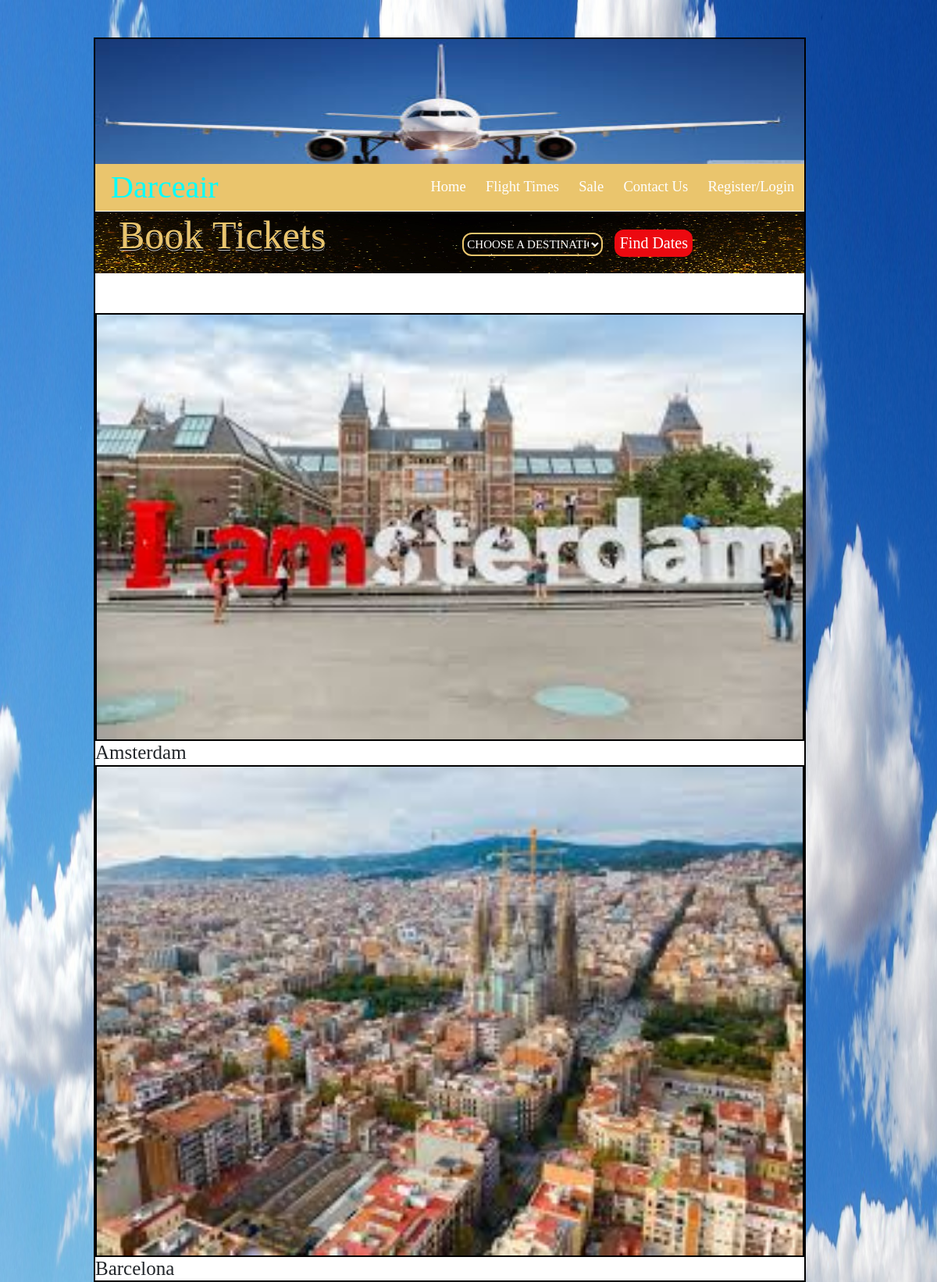
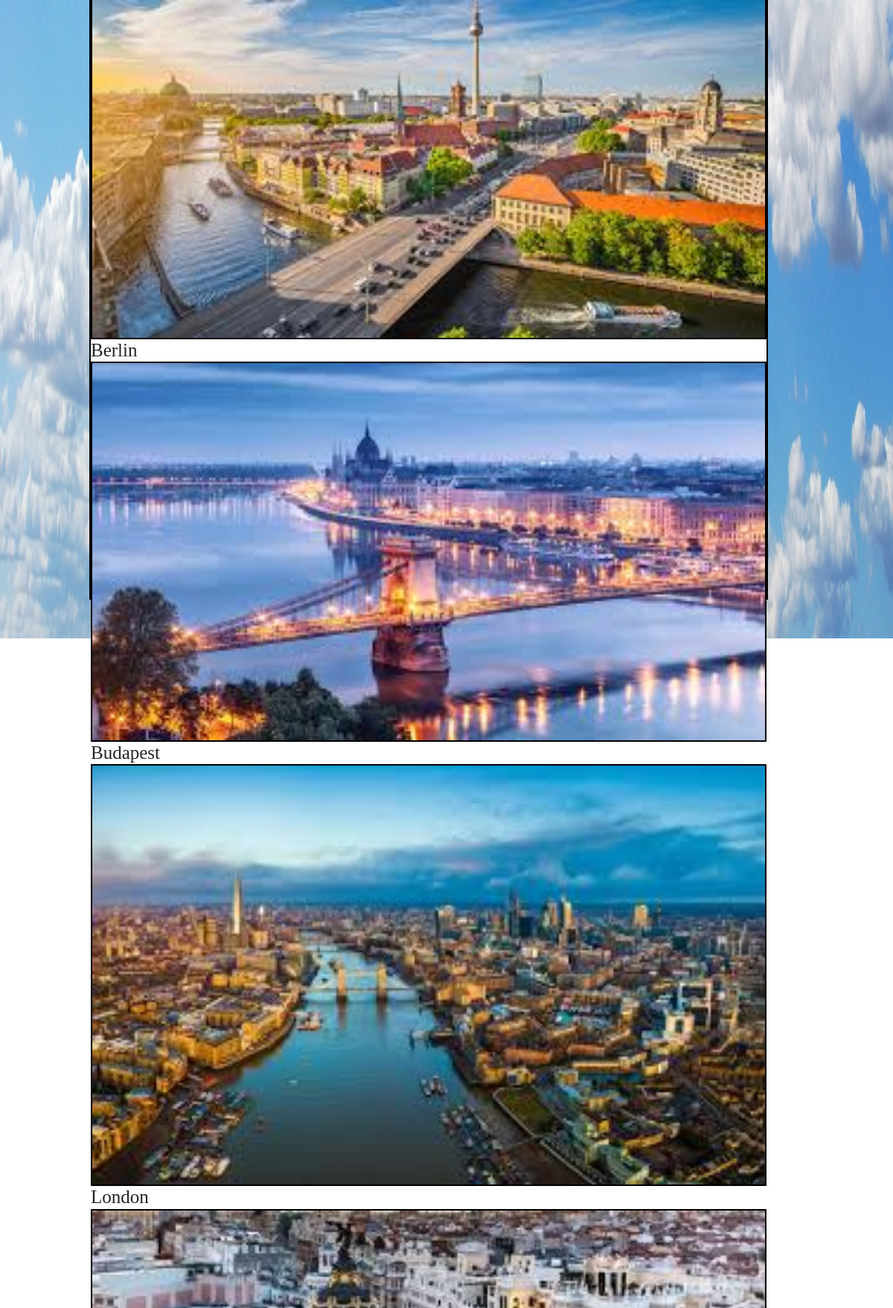
Screenshot of /flight_times.php (upper part) with the database file from the repository (2 pictures, top to bottom).
### tables this page shows
CREATE TABLE `flights` (
  `poster` varchar(50) NOT NULL,
  `details` varchar(2000) NOT NULL,
  `length` int(3) NOT NULL,
  `attractions` varchar(200) NOT NULL,
  `flight_id` int(2) NOT NULL,
  `title` varchar(50) NOT NULL
);

### flight_times.php (the view, shortened to what this page needs)
<!DOCTYPE HTML>
<html lang="en">
<head>
    <link rel="stylesheet" href="./css/stackpath.bootstrapcdn.min.css" >
    <link id="sheet" rel="stylesheet" href="./css/Main.css">
    <link id="sheet" rel="stylesheet" href="./css/flights.css">
</head>
<body>
    <div id="Background">
        <br><br>
        <div id="Main">
            <div id="Top">
                <div class="container">
                    <img src="./images/airplane1.jpg" style="width:100%; height: 160px;">
                </div>
            </div>
            <nav class="navbar sticky-top navbar-expand-xl navbar-default ">
                <div class="navbar-header">
                    <p class="navbar-brand">Darceair</p>
                </div>
                <div class="collapse navbar-collapse" id="navbarNav">
                    <ul class="nav navbar-nav ml-auto">
                        <li id = "first" class="nav-item">
                            <a class="nav-link" href="home.php">&nbsp;Home&nbsp;</a>
                        </li>
                        <li class="nav-item">
                            <?php
        						if(isset($_SESSION["Selected"]) AND isset($_SESSION["DateSelected"]))
        						{
        							echo "<a class='nav-link active' href='flight_details.php'>&nbsp;Flight Times&nbsp;</a>";
        						}
        						else
        						{
        							echo "<a class='nav-link active' href='flight_times.php'>&nbsp;Flight Times&nbsp;</a>";
        						}
        					?>
                        </li>
                        <li class="nav-item">
                            <a class="nav-link" href="sale.php">&nbsp;Sale&nbsp;</a>
                        </li>
                        <li class="nav-item">
                            <a class="nav-link" href="contact_us.php">&nbsp;Contact Us&nbsp;</a>
                        </li>
                        <li id = "last" class="nav-item" >
                            <?php
        					if(isset($_SESSION["account"]))
        					{
        						echo "<a class='nav-link' href='login_register.php'>&nbsp;My Account&nbsp;</a>";
        					}
        					else
        					{
        						echo "<a class='nav-link' href='login_register.php'>&nbsp;Register/Login&nbsp;</a>";
        					}
        					?>
                        </li>
                    </ul>
                </div>
            </nav>
            <div id = "middle">
                <div id="SearchBar">
                    <h2>Book Tickets</h2>
                    <?php
                        if(!isset($_SESSION["Selected"]) OR isset($_SESSION["DateSelected"]))
                        {
                            echo "<form id = \"ChooseFlight\" action=\"Selected.php\" method = \"post\">";
                                echo "<select id = \"Flight\" name= \"Flight\" class=\"dropbtn\">";
                                    echo "<option value = \"1\">CHOOSE A DESTINATION</option>";
                                echo "</select>";
                                echo "&nbsp&nbsp <input id=\"button\" type=\"submit\" style=\"cursor: pointer;\" value=\"Find Dates\">";
                            echo "</form>";
                        }
                echo "</div>";
                if(isset($_SESSION["Selected"]) AND !isset($_SESSION["DateSelected"]))
                {
                    echo "<br>";
                    echo "<h3 class=\"center\">Choose The Date You Wish To Go To ".$_SESSION["Selected"]."</h3>";
                    echo "<br>";
                    echo "<img src=\"./images/Waiting.gif\" class = \"center\" style= \"width: 20%; height: 20%;\">";
                }
                else
                {
                    $con = mysqli_connect("localhost", "root", "", "darceair");
                    $result1 = mysqli_query($con,"SELECT * FROM flights");
                    if (mysqli_num_rows($result1) > 0)
                    {
                        echo'<br><br>';
                        while($row = mysqli_fetch_assoc($result1))
                        {
                            echo "<div id = 'poster'>";
                                echo "<form action='ImageClicked.php' method='post'>";
									echo "<button name='image' value='".$row['poster']."' id='Pics' type='submit'><img src=".$row['poster']." style='width:100%; height:100%;'></img></button>";
								echo "</form>";
                                echo "<h3>".$row["title"]."<h3>";
                            echo "</div>";
                        }
                    }
                }
                ?>
            </div>
        </div>
		<br>
	</div>
</body>
<br>
</html>

### css/Main.css (style rules this page uses)
#Background { background-image: url("../images/sky.jpg"); background-repeat: no-repeat; background-size: 100% 100%; width: 100%; min-height: 100%; }
#Main { width: 76%; min-height: 76%; margin-left: 10%; margin-right: 10%; background-color: white; font-size: 17px; font-family: Lucida Grande, lucida sans; border: 2px solid black; }
#Top { width: 100%; font-size: larger; background-color: #FFFFFF; }
.navbar-default { background-color:#EAC56D; background-image: none; background-repeat: no-repeat; }
p { margin-bottom: 0; }
.container { width: 100%; height: 160px; color: #EAC56D; padding: 0; margin: 0; max-width: 100%; }
.navbar { padding: 0; }
.navbar-brand { color: #00FFFF; font-size: 40px; font-family: Cookie; text-decoration: none; padding-top:0; padding-bottom:0; margin-left: 20px; }
a:link { text-decoration: none; color: #FFFFFF; }
li { border-right: 1px solid white; }
#first { border-left: 1px solid white; }
#last { border-right: none; }
li a { display: block; color: #FFFFFF; text-align: center; text-decoration: none; font-size: 18.5px; }
.active { color: #00FFFF; }
@media (max-width: 1200px) { #first { border-left: none; } }
@media (max-width: 1200px) { li { border: none; } }

### css/flights.css (style rules this page uses)
#Background { height: 1730px; }
#Main { height: 1600px; }
#SearchBar { border-top: 0.5px solid white; height: 80px; width: 100%; color: white; background-image: url("../images/Book_Tickets.jpg"); background-repeat: no-repeat; background-size: 100% 140px; font-size: 20px; font-family: italic; }
#button { background-color: #EC0910; border: none; border-radius: 12px; color: white; height: 35px; width: 100px; padding: 0; text-align: center; text-decoration: none; display: inline-block; font-size: 20px; cursor: pointer; }
h2 { display: inline; font-size: 55px; color: #EAC56D; text-shadow: 0 1.5px 0 black, 0 2px 0 silver, 0 3px 0 silver; padding-left: 30px; padding-right: 200px; }
h3 { display: inline; font-size: 25px; }
#Pics { margin:0; padding:0; border: 2px solid black; width:100%; height: 90%; background-color: white; }
form { display: inline; }
.dropbtn { display: inline; border: 2px solid #EAC56D; border-radius: 12px; height: 35px; width: 240px; padding: 0; color: white; background-color: transparent; font-size: 20px; font-style: bold; cursor: pointer; width: 20%; }
option { color: black; }
@media (max-width: 1250px) { .dropbtn { height: 30px; width: 180px; font-size: 15px; } }
@media (max-width: 1250px) { h2 { font-size: 50px; padding-right: 170px; } }
@media (max-width: 1250px) { #Background { height: 2500px; } }
@media (max-width: 1250px) { #Main { height: 2400px; } }

### rows the page displays
flights: poster (picture), title "Amsterdam"
flights: poster (picture), title "Barcelona"
flights: poster (picture), title "Berlin"
flights: poster (picture), title "Budapest"
flights: poster (picture), title "London"
flights: poster (picture)
